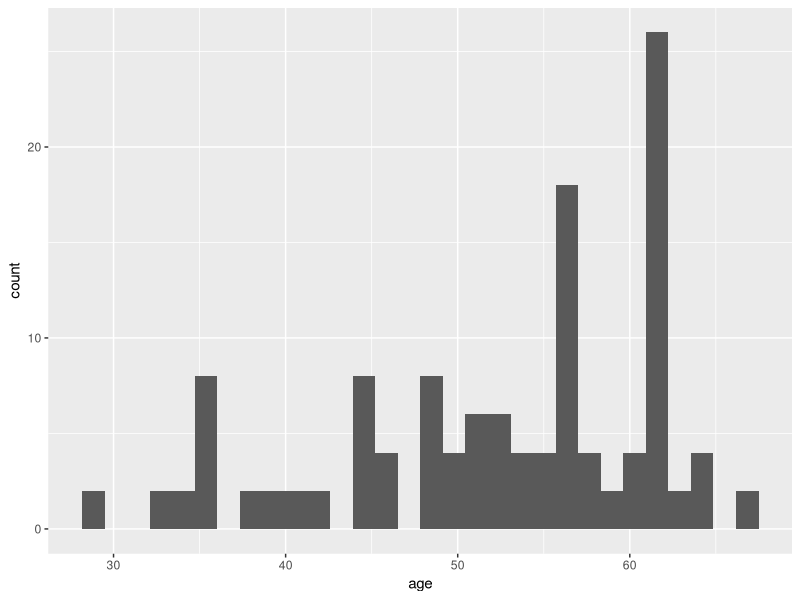

The R script that drew this image:
## ---- chunk 1
knitr::opts_chunk$set(echo = TRUE)
library(tidyverse)
library(readxl)
library(writexl)
## ---- chunk 2
cmv <- read_excel("data/cmv.xlsx")
head(cmv)
## ---- chunk 3
cmv_subset <- cmv %>%
  filter(age > 65)
## ---- chunk 4
write_xlsx(cmv_subset, "data/cmv_subset.xlsx")
## ---- chunk 5
cmv_tidy <- cmv %>%
  pivot_longer(
    donor_negative:donor_positive,
    names_to = 'donor_status',
    values_to = 'recipient_status'
  )
## ---- chunk 6
ggplot(cmv_tidy, aes(x = age)) + geom_histogram()
## ---- chunk 7
mod <- glm(
  cmv ~ age + prior.radiation + donor_status,
  data = cmv_tidy,
  family = "binomial"
)

summary(mod)
